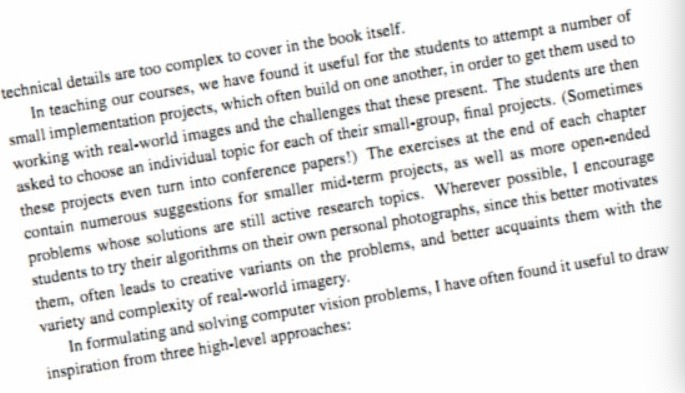
#> input picture images/text_segment.jpg, 685 x 393 px
$ python fft.py   (older library calls are emulated)
#> lines starting #> are read from the running program, lines starting #| are printed output that depends on the picture; after the words box and inside, x2 and y2 are one past the last pixel; in counts of white or black regions, pixels touching at a corner belong together; long printed decimals are rounded
import cv2
import numpy as np
import math
from matplotlib import pyplot as plt

def fourier_demo():
    #1、读取文件，灰度化
    img = cv2.imread('./images/text_segment.jpg')
#> img is the input picture: shape (393, 685, 3); mean B, G, R 234, 234.2, 234.2
    cv2.imshow('original', img)

    gray = cv2.cvtColor(img, cv2.COLOR_BGR2GRAY)
    cv2.imshow('gray', gray)

    '''
    rectKernel = cv2.getStructuringElement(cv2.MORPH_RECT, (9, 6))
    sqKernel = cv2.getStructuringElement(cv2.MORPH_RECT, (6, 6))

    tophat = cv2.morphologyEx(gray, cv2.MORPH_TOPHAT, rectKernel)
    #cv2.imshow('tophat', tophat)

    # compute the Scharr gradient of the tophat image, then scale
    # the rest back into the range [0, 255]
    gradX = cv2.Sobel(tophat, ddepth=cv2.CV_32F, dx=1, dy=0, ksize=-1)
    gradX = np.absolute(gradX)
    (minVal, maxVal) = (np.min(gradX), np.max(gradX))
    gradX = (255 * ((gradX - minVal) / (maxVal - minVal)))
    gradX = gradX.astype("uint8")

    gradX1 = gradX
    # apply a closing operation using the rectangular kernel to help
    # cloes gaps in between credit card number digits, then apply
    # Otsu's thresholding method to binarize the image
    gradX = cv2.morphologyEx(gradX, cv2.MORPH_CLOSE, rectKernel)
    thresh = cv2.threshold(gradX, 10, 255, cv2.THRESH_BINARY | cv2.THRESH_OTSU)[1]
    cv2.imshow('thresh 1', thresh)

    # apply a second closing operation to the binary image, again
    # to help close gaps between credit card number regions
    thresh = cv2.morphologyEx(thresh, cv2.MORPH_CLOSE, sqKernel)
    cv2.imshow('thresh 2', thresh)

    gray = thresh.copy()
    '''

    #2、图像延扩
    h, w = img.shape[:2]
#> h = 393; w = 685
    new_h = cv2.getOptimalDFTSize(h)
#> new_h = 400
    new_w = cv2.getOptimalDFTSize(w)
#> new_w = 720
    right = new_w - w
#> right = 35
    bottom = new_h - h
#> bottom = 7
    nimg = cv2.copyMakeBorder(gray, 0, bottom, 0, right, borderType=cv2.BORDER_CONSTANT, value=0)
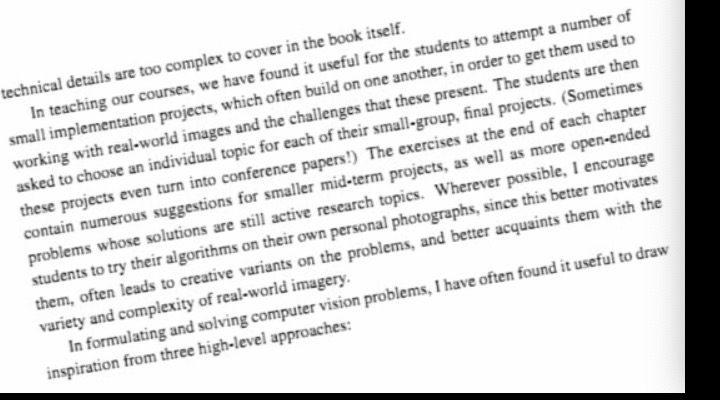
#> nimg: shape (400, 720); min 0, max 255, mean 218.9
    cv2.imshow('new image', nimg)

    #3、执行傅里叶变换，并过得频域图像
    f = np.fft.fft2(nimg)
    fshift = np.fft.fftshift(f)
    magnitude = np.log(np.abs(fshift))
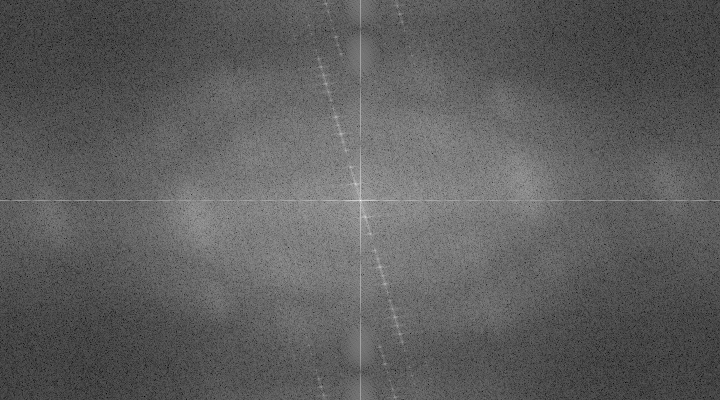
#> magnitude: shape (400, 720) float64; min 1.87, max 17.96, mean 7.8; drawn with min black and max white


    #二值化
    magnitude_uint = magnitude.astype(np.uint8)
    ret, thresh = cv2.threshold(magnitude_uint, 11, 255, cv2.THRESH_BINARY)
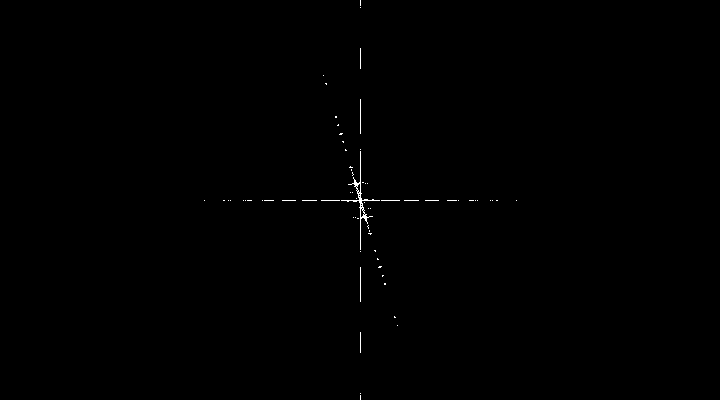
#> thresh: shape (400, 720); 0.21% white in thin lines or dots, all inside (x1, y1, x2, y2) = (204, 0, 517, 400)
    print(ret)
    cv2.imshow('thresh', thresh)
    print(thresh.dtype)
#| uint8
    #霍夫直线变换
    lines = cv2.HoughLinesP(thresh, 2, np.pi/180, 30, minLineLength=40, maxLineGap=100)
#> lines = [[360, 399, 360, 0], [204, 200, 516, 200], [337, 125, 395, 317], [345, 150, 366, 217]]
    print(len(lines))
#| 4

    #创建一个新图像，标注直线
    lineimg = np.ones(nimg.shape,dtype=np.uint8)
    lineimg = lineimg * 255

    piThresh = np.pi/180
    pi2 = np.pi/2
    print(piThresh)

    for line in lines:
        x1, y1, x2, y2 = line[0]
        cv2.line(lineimg, (x1, y1), (x2, y2), (0, 255, 0), 2)
        if x2 - x1 == 0:
            continue
        else:
            theta = (y2 - y1) / (x2 - x1)
        if abs(theta) < piThresh or abs(theta - pi2) < piThresh:
            continue
        else:
            print(theta)
#> this loop made 4 passes
#> (x1, y1, x2, y2, theta) on passes 2 to 4: (204, 200, 516, 200, 0), (337, 125, 395, 317, 3.31), (345, 150, 366, 217, 3.19)
#| 3.310
#| 3.190
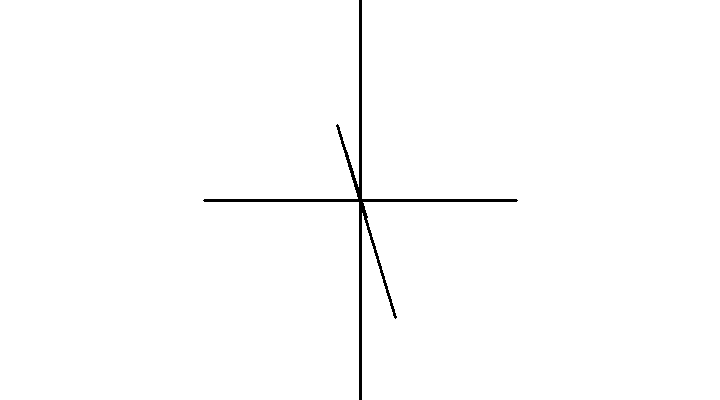
#> lineimg: shape (400, 720); 99.1% white; 1 black region, box (x1, y1, x2, y2) and area: (203, 0, 518, 400) 2711

    angle = math.atan(theta)
#> angle = 1.27
    print("atan:", angle)
#| atan: 1.267
    angle = angle * (180 / np.pi)
#> angle = 72.6
    print("atan * 180:", angle)
#| atan * 180: 72.597
    angle = (angle - 90)/(w/h)
#> angle = -9.98
    print("atan - 90:", angle)
#| atan - 90: -9.984

    center = (w//2, h//2)
#> center = (342, 196)
    M = cv2.getRotationMatrix2D(center, angle, 1.0)
#> M = [[0.985, -0.173, 39.16], [0.173, 0.985, -56.33]]
    rotated = cv2.warpAffine(img, M, (w, h), flags=cv2.INTER_CUBIC, borderMode=cv2.BORDER_REPLICATE)
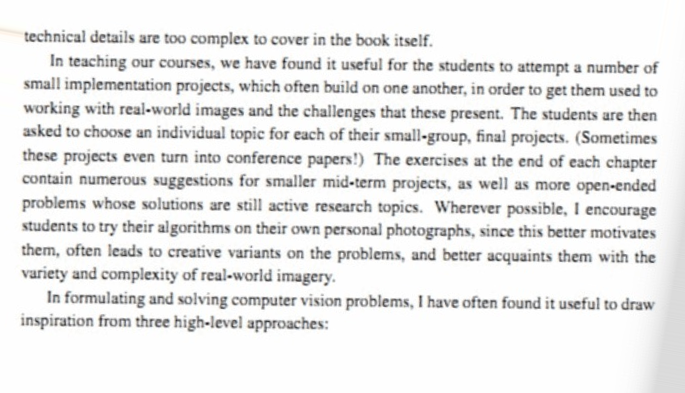
#> rotated: shape (393, 685, 3); mean B, G, R 233.9, 234.1, 234.1
    cv2.imshow('line image', lineimg)
    cv2.imshow('rotated', rotated)

fourier_demo()
cv2.waitKey(0)
cv2.destroyAllWindows()

# ---------------------
# 作者：云net
# 来源：CSDN
# 原文：https://blog.csdn.net/qq_36387683/article/details/80530709
# 版权声明：本文为博主原创文章，转载请附上博文链接！
